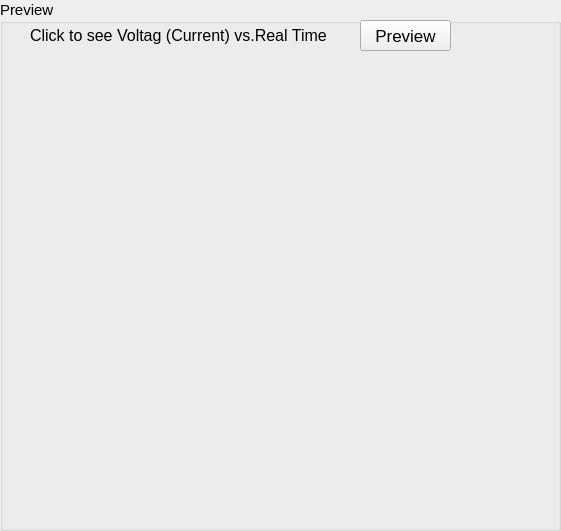
         <widget class="QGroupBox" name="groupBox_preview">
          <property name="geometry">
           <rect>
            <x>920</x>
            <y>30</y>
            <width>561</width>
            <height>531</height>
           </rect>
          </property>
          <property name="font">
           <font>
            <pointsize>11</pointsize>
           </font>
          </property>
          <property name="title">
           <string>Preview</string>
          </property>
          <widget class="QWidget" name="widget_time" native="true">
           <property name="geometry">
            <rect>
             <x>10</x>
             <y>60</y>
             <width>541</width>
             <height>461</height>
            </rect>
           </property>
           <widget class="MatplotlibWidget" name="mplwidget_time">
            <property name="geometry">
             <rect>
              <x>260</x>
              <y>200</y>
              <width>16</width>
              <height>16</height>
             </rect>
            </property>
           </widget>
          </widget>
          <widget class="QLabel" name="label_17">
           <property name="geometry">
            <rect>
             <x>30</x>
             <y>20</y>
             <width>311</width>
             <height>31</height>
            </rect>
           </property>
           <property name="font">
            <font>
             <pointsize>12</pointsize>
            </font>
           </property>
           <property name="text">
            <string>Click to see Voltag (Current) vs.Real Time</string>
           </property>
          </widget>
          <widget class="QPushButton" name="pushButton_preview">
           <property name="geometry">
            <rect>
             <x>360</x>
             <y>20</y>
             <width>91</width>
             <height>31</height>
            </rect>
           </property>
           <property name="font">
            <font>
             <pointsize>13</pointsize>
            </font>
           </property>
           <property name="text">
            <string>Preview</string>
           </property>
          </widget>
         </widget>
